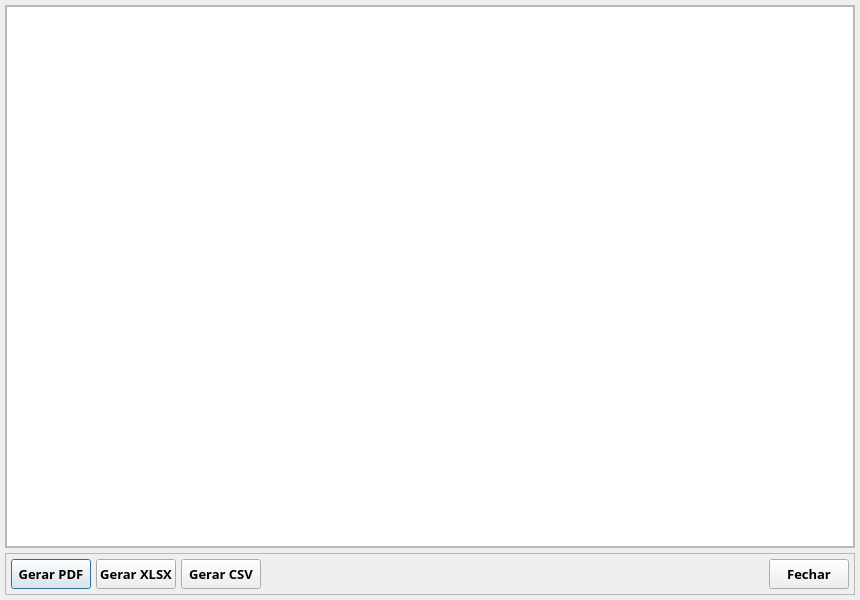
<?xml version="1.0" encoding="UTF-8"?>
<ui version="4.0">
 <class>Rel_Kardex_Preview</class>
 <widget class="QDialog" name="Rel_Kardex_Preview">
  <property name="geometry">
   <rect>
    <x>0</x>
    <y>0</y>
    <width>860</width>
    <height>600</height>
   </rect>
  </property>
  <property name="minimumSize">
   <size>
    <width>700</width>
    <height>500</height>
   </size>
  </property>
  <property name="font">
   <font>
    <family>Segoe UI Semibold</family>
    <pointsize>10</pointsize>
    <bold>true</bold>
   </font>
  </property>
  <property name="windowTitle">
   <string>Pré-visualização — Relatório de Kardex do Produto</string>
  </property>
  <layout class="QVBoxLayout" name="verticalLayout">
   <property name="spacing">
    <number>5</number>
   </property>
   <property name="leftMargin">
    <number>5</number>
   </property>
   <property name="topMargin">
    <number>5</number>
   </property>
   <property name="rightMargin">
    <number>5</number>
   </property>
   <property name="bottomMargin">
    <number>5</number>
   </property>
   <item>
    <widget class="QFrame" name="frm_Visualizacao">
     <property name="frameShape">
      <enum>QFrame::Shape::StyledPanel</enum>
     </property>
     <property name="frameShadow">
      <enum>QFrame::Shadow::Raised</enum>
     </property>
     <layout class="QVBoxLayout" name="verticalLayout_2">
      <property name="spacing">
       <number>0</number>
      </property>
      <property name="leftMargin">
       <number>0</number>
      </property>
      <property name="topMargin">
       <number>0</number>
      </property>
      <property name="rightMargin">
       <number>0</number>
      </property>
      <property name="bottomMargin">
       <number>0</number>
      </property>
      <item>
       <widget class="QTextBrowser" name="txt_Visualizacao"/>
      </item>
     </layout>
    </widget>
   </item>
   <item>
    <widget class="QFrame" name="frm_Botoes">
     <property name="frameShape">
      <enum>QFrame::Shape::StyledPanel</enum>
     </property>
     <property name="frameShadow">
      <enum>QFrame::Shadow::Raised</enum>
     </property>
     <layout class="QHBoxLayout" name="horizontalLayout">
      <property name="spacing">
       <number>5</number>
      </property>
      <property name="leftMargin">
       <number>5</number>
      </property>
      <property name="topMargin">
       <number>5</number>
      </property>
      <property name="rightMargin">
       <number>5</number>
      </property>
      <property name="bottomMargin">
       <number>5</number>
      </property>
      <item>
       <widget class="QPushButton" name="bt_PDF">
        <property name="minimumSize">
         <size>
          <width>0</width>
          <height>30</height>
         </size>
        </property>
        <property name="text">
         <string>Gerar PDF</string>
        </property>
       </widget>
      </item>
      <item>
       <widget class="QPushButton" name="bt_XLSX">
        <property name="minimumSize">
         <size>
          <width>0</width>
          <height>30</height>
         </size>
        </property>
        <property name="text">
         <string>Gerar XLSX</string>
        </property>
       </widget>
      </item>
      <item>
       <widget class="QPushButton" name="bt_CSV">
        <property name="minimumSize">
         <size>
          <width>0</width>
          <height>30</height>
         </size>
        </property>
        <property name="text">
         <string>Gerar CSV</string>
        </property>
       </widget>
      </item>
      <item>
       <spacer name="horizontalSpacer">
        <property name="orientation">
         <enum>Qt::Orientation::Horizontal</enum>
        </property>
        <property name="sizeHint" stdset="0">
         <size>
          <width>40</width>
          <height>20</height>
         </size>
        </property>
       </spacer>
      </item>
      <item>
       <widget class="QPushButton" name="bt_Fechar">
        <property name="minimumSize">
         <size>
          <width>0</width>
          <height>30</height>
         </size>
        </property>
        <property name="text">
         <string>Fechar</string>
        </property>
       </widget>
      </item>
     </layout>
    </widget>
   </item>
  </layout>
 </widget>
 <resources/>
 <connections/>
</ui>
